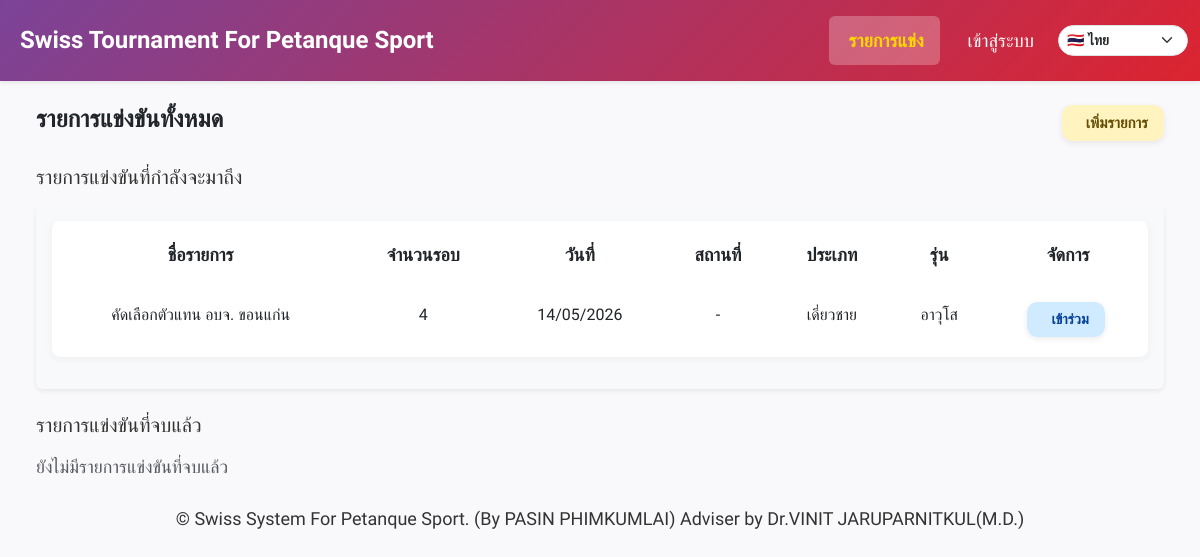
The page / on the database its author committed.
### models.py (models this page shows)
class Event(db.Model):
    __tablename__ = "events"
    id = db.Column(db.Integer, primary_key=True)
    name = db.Column(db.String(100), nullable=False)
    location = db.Column(db.String(100))
    category = db.Column(db.String(50))
    sex = db.Column(db.String(50))
    age_group = db.Column(db.String(50))
    rounds = db.Column(db.Integer)
    current_round = db.Column(db.Integer, default=1)
    date = db.Column(db.Date, nullable=True)
    auto_field_enabled = db.Column(db.Boolean, default=False)
    field_prefix = db.Column(db.String(10), default='')  # เช่น 'A', ''
    field_start = db.Column(db.Integer, default=1)
    field_max = db.Column(db.Integer, default=16)
    field_exclude = db.Column(db.String, default='')  # เช่น '3,7,11
    logo_filename = db.Column(db.Text)  # เก็บเป็น JSON list
    created_at = db.Column(db.DateTime, server_default=text('CURRENT_TIMESTAMP'), nullable=True)
    creator_id = db.Column(db.Integer, db.ForeignKey("users.id"), nullable=False)
    teams = db.relationship("Team", backref="event", cascade="all, delete-orphan", lazy=True)
    matches = db.relationship("Match", backref="event", cascade="all, delete-orphan", lazy=True)

### app.py (the view)
@app.route("/")
def index():
    today = date.today()
    all_events = Event.query.order_by(Event.date.desc()).all()
    upcoming_events = []
    finished_events_by_year = defaultdict(list)
    for event in all_events:
        latest_round = db.session.query(db.func.max(Match.round)).filter(Match.event_id == event.id).scalar()
        matches = Match.query.filter_by(event_id=event.id, round=latest_round).all()
        is_finished = all(m.is_locked for m in matches) if matches else False
        if not is_finished:
            upcoming_events.append(event)
        else:
            finished_events_by_year[event.date.year].append(event)
    finished_events_by_year = dict(sorted(finished_events_by_year.items(), reverse=True))
    return render_template(
        "index.html",
        upcoming_events=sorted(upcoming_events, key=lambda e: e.date),
        finished_events_by_year=finished_events_by_year,
        events=upcoming_events + [e for year in finished_events_by_year.values() for e in year]  # รวมรายการทั้งหมด
    )

### app.py (called while the page is built)
def get_current_lang():
    lang = request.args.get("lang") or session.get("lang") or "th"
    if lang not in SUPPORTED_LANGS:
        lang = "th"
    session["lang"] = lang
    return lang

@app.context_processor
def inject_i18n():
    lang = get_current_lang()
    return {
        "current_lang": lang,
        "supported_langs": SUPPORTED_LANGS,
        "text_translations": TEXT_TRANSLATIONS,
        "t": lambda key: translate(key, lang),
    }

### i18n.py (called while the page is built)
def translate(key, lang="th"):
    table = TRANSLATIONS.get(key, {})
    return table.get(lang) or table.get("th") or key

### templates/index.html (shortened to what this page needs)
{% extends "base.html" %}
{% block content %}
<div class="container-fluid my-4">
  <div class="d-flex justify-content-between align-items-center mb-4">
    <h4 class="fw-semibold">รายการแข่งขันทั้งหมด</h4>
    <button class="btn btn-yellow btn-custom" data-bs-toggle="modal" data-bs-target="#addEventModal">
       เพิ่มรายการ
    </button>
  </div>
  <h5 class="mb-3">รายการแข่งขันที่กำลังจะมาถึง</h5>
  <div class="table-responsive bg-light p-3 rounded shadow-sm mb-4">
    <table class="table table-borderless table-custom">
      <thead>
        <tr>
          <th>ชื่อรายการ</th>
          <th>จำนวนรอบ</th>
          <th>วันที่</th>
          <th>สถานที่</th>
          <th>ประเภท</th>
          <th>รุ่น</th>
          <th>จัดการ</th>
        </tr>
      </thead>
      <tbody>
        {% for event in upcoming_events %}
        <tr>
          <td data-label="ชื่อรายการ" class="text-center">{{ event.name }}</td>
          <td data-label="จำนวนรอบ" class="text-center">{{ event.rounds }}</td>
          <td data-label="วันที่" class="text-center">{{ event.date.strftime('%d/%m/%Y') if event.date else '-' }}</td>
          <td data-label="สถานที่" class="text-center">{{ event.location or '-' }}</td>
          <td data-label="ประเภท" class="text-center">{{ event.category or '-' }}{{ event.sex or '-' }}</td>
          <td data-label="รุ่น" class="text-center">{{ event.age_group or '-' }}</td>
          <td data-label="จัดการ" class="text-center">
            <a href="{{ url_for('event_detail', event_id=event.id) }}" class="btn btn-blue btn-custom me-1">
               เข้าร่วม
            </a>
          </td>
        </tr>
        {% else %}
        <tr>
          <td colspan="7" class="text-center text-muted">ไม่มีรายการแข่งขันที่กำลังจะมาถึง</td>
        </tr>
        {% endfor %}
      </tbody>
    </table>
  </div>
  <h5 class="mb-3">รายการแข่งขันที่จบแล้ว</h5>
  {% if finished_events_by_year %}
  {% for year, events_in_year in finished_events_by_year.items() %}
  <h6 class="mt-4">{{ year }}</h6>
  <div class="table-responsive bg-light p-3 rounded shadow-sm mb-4">
    <table class="table table-borderless table-custom">
      <thead>
        <tr>
          <th>ชื่อรายการ</th>
          <th>จำนวนรอบ</th>
          <th>วันที่</th>
          <th>สถานที่</th>
          <th>ประเภท</th>
          <th>เพศ</th>
          <th>รุ่น</th>
          <th>จัดการ</th>
        </tr>
      </thead>
      <tbody>
        {% for event in events_in_year %}
        <tr>
          <td data-label="ชื่อรายการ" class="text-center">{{ event.name }}</td>
          <td data-label="จำนวนรอบ" class="text-center">{{ event.rounds }}</td>
          <td data-label="วันที่" class="text-center">{{ event.date.strftime('%d/%m/%Y') if event.date else '-' }}</td>
          <td data-label="สถานที่" class="text-center">{{ event.location or '-' }}</td>
          <td data-label="ประเภท" class="text-center">{{ event.category or '-' }}</td>
          <td data-label="เพศ" class="text-center">{{ event.sex or '-' }}</td>
          <td data-label="รุ่น" class="text-center">{{ event.age_group or '-' }}</td>
          <td data-label="จัดการ" class="text-center">
            <a href="{{ url_for('event_detail', event_id=event.id) }}" class="btn btn-blue btn-custom me-1">
              <i class="bi bi-box-arrow-in-right"></i> ดูผล
            </a>
            {% if current_user.is_authenticated and current_user.role in ['admin', 'superadmin'] %}
            <a href="{{ url_for('delete_event', event_id=event.id) }}" class="btn btn-red btn-custom"
              onclick="return confirm('คุณแน่ใจว่าต้องการลบรายการนี้หรือไม่?')">
              <i class="bi bi-trash"></i> ลบ
            </a>
            {% endif %}
          </td>
        </tr>
        {% endfor %}
      </tbody>
    </table>
  </div>
  {% endfor %}
  {% else %}
  <p class="text-muted">ยังไม่มีรายการแข่งขันที่จบแล้ว</p>
  {% endif %}
</div>
<body>
  <footer class="text-center">
    &copy; {{ current_year }} Swiss System For Petanque Sport. (By PASIN PHIMKUMLAI) Adviser by Dr.VINIT
    JARUPARNITKUL(M.D.)
  </footer>
</body>
{% endblock %}

### static/css/style.css (style rules this page uses)
button.btn, .btn { font-family: "Prompt", "Segoe UI", sans-serif; font-weight: 600; font-size: 0.95rem; padding: 0.4rem 1rem; border-radius: 0.65rem; display: inline-flex; align-items: center; justify-content: center; gap: 0.5rem; transition: all 0.25s ease; text-transform: none; box-shadow: 0 2px 6px rgba(0, 0, 0, 0.08); border: none; cursor: pointer; }
.btn-yellow { background: #fff3bf; color: #664d03; }
.btn-blue { background: #d0ebff; color: #084298; }

### templates/index.html (style rules this page uses)
body { font-family: 'Prompt', 'Segoe UI', sans-serif; font-size: clamp(14px, 1.5vw, 18px); line-height: 1.6; color: #333; background-color: #f9f9fb; padding: 0; margin: 0; }
h2, h3, h4, .modal-title { font-weight: 700; color: #212529; font-size: clamp(1.25rem, 2vw, 2rem); }
.table-custom { border-collapse: separate !important; border-spacing: 0 0.5rem; width: 100%; background-color: #fff; box-shadow: 0 2px 8px rgba(0, 0, 0, 0.05); border-radius: 0.5rem; overflow: hidden; }
.table-custom thead tr { background: #343a40; color: #fff; text-transform: uppercase; }
.table-custom thead th { padding: 0.75rem 1rem; border: none; text-align: center; }
.table-custom tbody tr { background: #fff; transition: background 0.3s ease; }
.table-custom tbody td { padding: 0.75rem 1rem; word-break: break-word; overflow-wrap: break-word; white-space: normal; text-align: left; max-width: 100%; font-size: 1rem; }
.btn-custom { font-size: 0.9rem; border-radius: 0.65rem; padding: 0.4rem 1rem; font-weight: 600; display: inline-flex; align-items: center; gap: 0.5rem; transition: all 0.25s ease; }
.btn-yellow { background: #fff3bf; color: #664d03; }
.btn-blue { background: #d0ebff; color: #084298; }
.table-responsive { overflow-x: auto; max-width: 100%; background: #f8f9fa; padding: 1rem; border-radius: 0.75rem; margin-bottom: 2rem; }

### rows shown on the page
Event: name "คัดเลือกตัวแทน อบจ. ขอนแก่น", rounds "4", date "14/05/2026", location "-", category "เดี่ยว", sex "ชาย", age_group "อาวุโส"

### other values the page prints
{{ t('events') }} "รายการแข่ง"
{{ t('login') }} "เข้าสู่ระบบ"
form field value "🇹🇭 ไทย"
